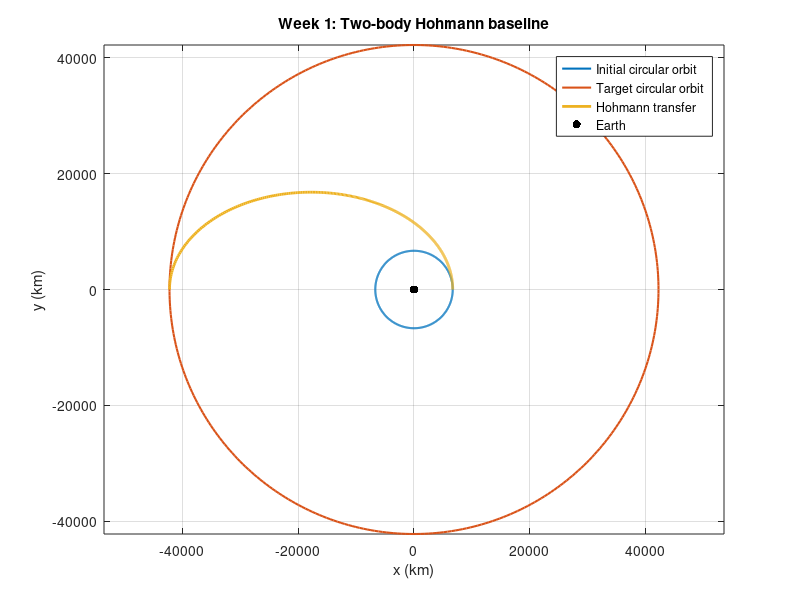

Here is the MATLAB script that generated this plot:
% Week 1: Two-body Hohmann transfer baseline
clear; clc; close all;

% --- Inputs (Earth example; units: km, s) ---
mu  = 3.986004418e5;        % km^3/s^2 (Earth)
Re  = 6378.1363;            % km
h1  = 300;                  % km altitude initial
h2  = 35786;                % km altitude target (GEO-ish)

r1 = Re + h1;
r2 = Re + h2;

% --- Hohmann transfer calculations ---
vc1 = sqrt(mu/r1);
vc2 = sqrt(mu/r2);

at  = (r1 + r2)/2;

vt1 = sqrt(mu*(2/r1 - 1/at));
vt2 = sqrt(mu*(2/r2 - 1/at));

dv1 = vt1 - vc1;
dv2 = vc2 - vt2;
dvTot = dv1 + dv2;

tTrans = pi*sqrt(at^3/mu);  % seconds (time of flight)

fprintf("Hohmann transfer results:\n");
fprintf("dv1   = %.4f km/s\n", dv1);
fprintf("dv2   = %.4f km/s\n", dv2);
fprintf("dvTot = %.4f km/s\n", dvTot);
fprintf("tTrans= %.2f hours\n", tTrans/3600);

% --- Plot geometry (2D) ---
theta = linspace(0,2*pi,400);
rCirc1 = r1;
rCirc2 = r2;

% Transfer ellipse in polar form with periapsis at r1
e  = (r2 - r1)/(r2 + r1);
p  = at*(1 - e^2);
thetaTrans = linspace(0, pi, 400);
rTrans = p ./ (1 + e*cos(thetaTrans));

% Convert to Cartesian
x1 = rCirc1*cos(theta); y1 = rCirc1*sin(theta);
x2 = rCirc2*cos(theta); y2 = rCirc2*sin(theta);
xT = rTrans.*cos(thetaTrans); yT = rTrans.*sin(thetaTrans);

figure;
plot(x1,y1,'LineWidth',1.5); hold on;
plot(x2,y2,'LineWidth',1.5);
plot(xT,yT,'LineWidth',2);
plot(0,0,'k.','MarkerSize',18);
axis equal; grid on;
xlabel('x (km)'); ylabel('y (km)');
legend('Initial circular orbit','Target circular orbit','Hohmann transfer','Earth');
title('Week 1: Two-body Hohmann baseline');
